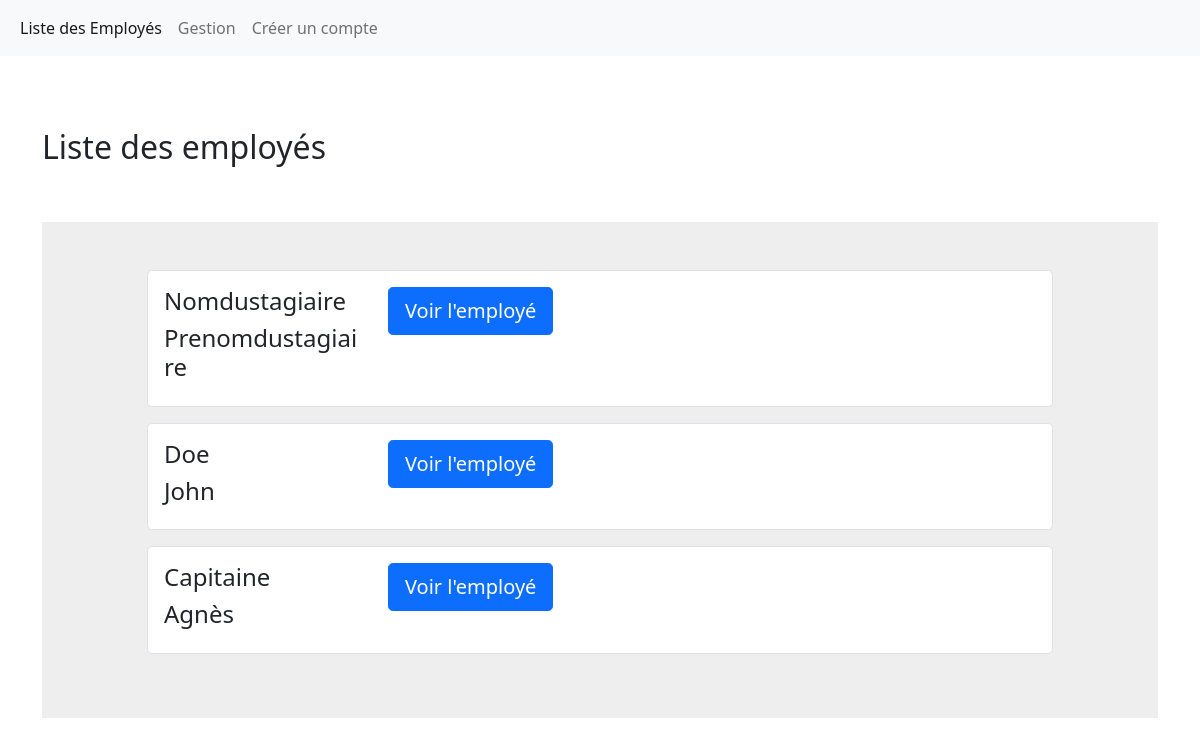
/ListeEmployes.php, run on the app's committed database.
### tables this page shows
CREATE TABLE `utilisateur` (
  `idUtilisateur` int(11) NOT NULL,
  `mdp` varchar(100) NOT NULL,
  `nom` varchar(200) NOT NULL,
  `prenom` varchar(200) NOT NULL,
  `statut` enum('salarie','alternant','stagiaire','administrateur') NOT NULL,
  `dateArrivee` date NOT NULL DEFAULT current_timestamp()
);

### include/fonctions.php (called while the page is built, shortened)
<?php
function openDB()
{
    try {
        $BDD = new PDO("mysql:host=localhost; dbname=RescueRH;charset=utf8", "root", "", array(PDO::ATTR_ERRMODE => PDO::ERRMODE_EXCEPTION));
        return $BDD;
    } catch (Exception $e) {
        die('Erreur fatale : ' . $e->getMessage());
    }
}
?>

### ListeEmployes.php (the view, shortened to what this page needs)
<?php
require_once('include/head.php');
include("include/fonctions.php");
$employes = openDB()->query('select * from utilisateur order by idUtilisateur desc');
require_once('include/navbar.php');
?>
<!DOCTYPE html>
<html lang="fr">
<body>
<div class="container">
<main class="mt-5 pt-4">
<h2>Liste des employés</h2>
<br>
<br>
<section style="background-color: #eee;">
        <div class="container py-5">
            <?php foreach ($employes as $employe) {
                if ($employe['statut']!= 'administrateur') {?>
                <div class="row justify-content-center mb-3">
                    <div class="col-md-12 col-xl-10">
                    <div class="card shadow-0 border rounded-3">
                    <div class="card-body">
                    <div class="row">
                    <div class="col-md-12 col-lg-3 col-xl-3 mb-4 mb-lg-0">
                    <h4>
                        <?= $employe['nom'] ?>
                    </h4>
                    <h4>
                        <?= $employe['prenom'] ?>
                    </h4>
                    </div>
                    <div class="col-md-6 col-lg-6 col-xl-6">
                    <form class="" action="DonneeEmploye.php?id=<?= $employe['idUtilisateur'] ?>" method="post">
                        <input type="submit" name="verifier" class="btn btn-primary  btn-lg" value="Voir l'employé">
                    </form>
                    </div>
                    </div>
                    </div>
                    </div>
                    </div>
                </div>
                <?php } ?>
            <?php } ?>
        </div>
</section>
</main>
</div>
</body>

### data on the page
utilisateur: nom "Nomdustagiaire", prenom "Prenomdustagiaire"
utilisateur: nom "Doe", prenom "John"
utilisateur: nom "Capitaine", prenom "Agnès"
